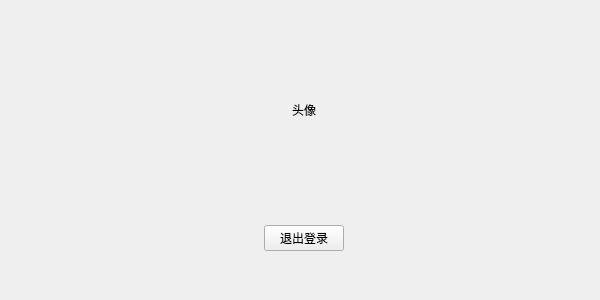
<?xml version="1.0" encoding="UTF-8"?>
<ui version="4.0">
 <class>TNExitLoginWidget</class>
 <widget class="QWidget" name="TNExitLoginWidget">
  <property name="geometry">
   <rect>
    <x>0</x>
    <y>0</y>
    <width>600</width>
    <height>300</height>
   </rect>
  </property>
  <property name="windowTitle">
   <string>TNExitLoginWidget</string>
  </property>
  <layout class="QVBoxLayout" name="verticalLayout_2">
   <property name="leftMargin">
    <number>18</number>
   </property>
   <property name="topMargin">
    <number>70</number>
   </property>
   <item>
    <layout class="QHBoxLayout" name="horizontalLayout_4">
     <item>
      <spacer name="horizontalSpacer_7">
       <property name="orientation">
        <enum>Qt::Horizontal</enum>
       </property>
       <property name="sizeHint" stdset="0">
        <size>
         <width>40</width>
         <height>20</height>
        </size>
       </property>
      </spacer>
     </item>
     <item>
      <layout class="QVBoxLayout" name="verticalLayout">
       <property name="spacing">
        <number>0</number>
       </property>
       <item>
        <layout class="QHBoxLayout" name="horizontalLayout">
         <property name="spacing">
          <number>0</number>
         </property>
         <property name="bottomMargin">
          <number>20</number>
         </property>
         <item>
          <spacer name="horizontalSpacer">
           <property name="orientation">
            <enum>Qt::Horizontal</enum>
           </property>
           <property name="sizeHint" stdset="0">
            <size>
             <width>40</width>
             <height>20</height>
            </size>
           </property>
          </spacer>
         </item>
         <item>
          <widget class="QLabel" name="exitAvatarLabel">
           <property name="minimumSize">
            <size>
             <width>80</width>
             <height>80</height>
            </size>
           </property>
           <property name="maximumSize">
            <size>
             <width>80</width>
             <height>80</height>
            </size>
           </property>
           <property name="text">
            <string>头像</string>
           </property>
           <property name="alignment">
            <set>Qt::AlignCenter</set>
           </property>
          </widget>
         </item>
         <item>
          <spacer name="horizontalSpacer_2">
           <property name="orientation">
            <enum>Qt::Horizontal</enum>
           </property>
           <property name="sizeHint" stdset="0">
            <size>
             <width>40</width>
             <height>20</height>
            </size>
           </property>
          </spacer>
         </item>
        </layout>
       </item>
       <item>
        <layout class="QHBoxLayout" name="horizontalLayout_3">
         <property name="spacing">
          <number>0</number>
         </property>
         <property name="bottomMargin">
          <number>35</number>
         </property>
         <item>
          <spacer name="horizontalSpacer_5">
           <property name="orientation">
            <enum>Qt::Horizontal</enum>
           </property>
           <property name="sizeHint" stdset="0">
            <size>
             <width>40</width>
             <height>20</height>
            </size>
           </property>
          </spacer>
         </item>
         <item>
          <widget class="QLabel" name="exitUserNameLabel">
           <property name="minimumSize">
            <size>
             <width>0</width>
             <height>0</height>
            </size>
           </property>
           <property name="text">
            <string/>
           </property>
           <property name="alignment">
            <set>Qt::AlignCenter</set>
           </property>
          </widget>
         </item>
         <item>
          <spacer name="horizontalSpacer_6">
           <property name="orientation">
            <enum>Qt::Horizontal</enum>
           </property>
           <property name="sizeHint" stdset="0">
            <size>
             <width>40</width>
             <height>20</height>
            </size>
           </property>
          </spacer>
         </item>
        </layout>
       </item>
       <item>
        <layout class="QHBoxLayout" name="horizontalLayout_2">
         <property name="spacing">
          <number>0</number>
         </property>
         <property name="bottomMargin">
          <number>0</number>
         </property>
         <item>
          <spacer name="horizontalSpacer_3">
           <property name="orientation">
            <enum>Qt::Horizontal</enum>
           </property>
           <property name="sizeHint" stdset="0">
            <size>
             <width>40</width>
             <height>20</height>
            </size>
           </property>
          </spacer>
         </item>
         <item>
          <widget class="QPushButton" name="exitPushButton">
           <property name="cursor">
            <cursorShape>PointingHandCursor</cursorShape>
           </property>
           <property name="text">
            <string>退出登录</string>
           </property>
          </widget>
         </item>
         <item>
          <spacer name="horizontalSpacer_4">
           <property name="orientation">
            <enum>Qt::Horizontal</enum>
           </property>
           <property name="sizeHint" stdset="0">
            <size>
             <width>40</width>
             <height>20</height>
            </size>
           </property>
          </spacer>
         </item>
        </layout>
       </item>
       <item>
        <spacer name="verticalSpacer">
         <property name="orientation">
          <enum>Qt::Vertical</enum>
         </property>
         <property name="sizeHint" stdset="0">
          <size>
           <width>20</width>
           <height>40</height>
          </size>
         </property>
        </spacer>
       </item>
      </layout>
     </item>
     <item>
      <spacer name="horizontalSpacer_8">
       <property name="orientation">
        <enum>Qt::Horizontal</enum>
       </property>
       <property name="sizeHint" stdset="0">
        <size>
         <width>40</width>
         <height>20</height>
        </size>
       </property>
      </spacer>
     </item>
    </layout>
   </item>
  </layout>
  <zorder></zorder>
  <zorder></zorder>
  <zorder>horizontalSpacer_8</zorder>
  <zorder>exitUserNameLabel</zorder>
  <zorder>horizontalSpacer_5</zorder>
  <zorder>horizontalSpacer_6</zorder>
  <zorder>verticalSpacer</zorder>
  <zorder>horizontalSpacer_7</zorder>
  <zorder>horizontalSpacer_8</zorder>
 </widget>
 <layoutdefault spacing="6" margin="11"/>
 <resources/>
 <connections/>
</ui>
